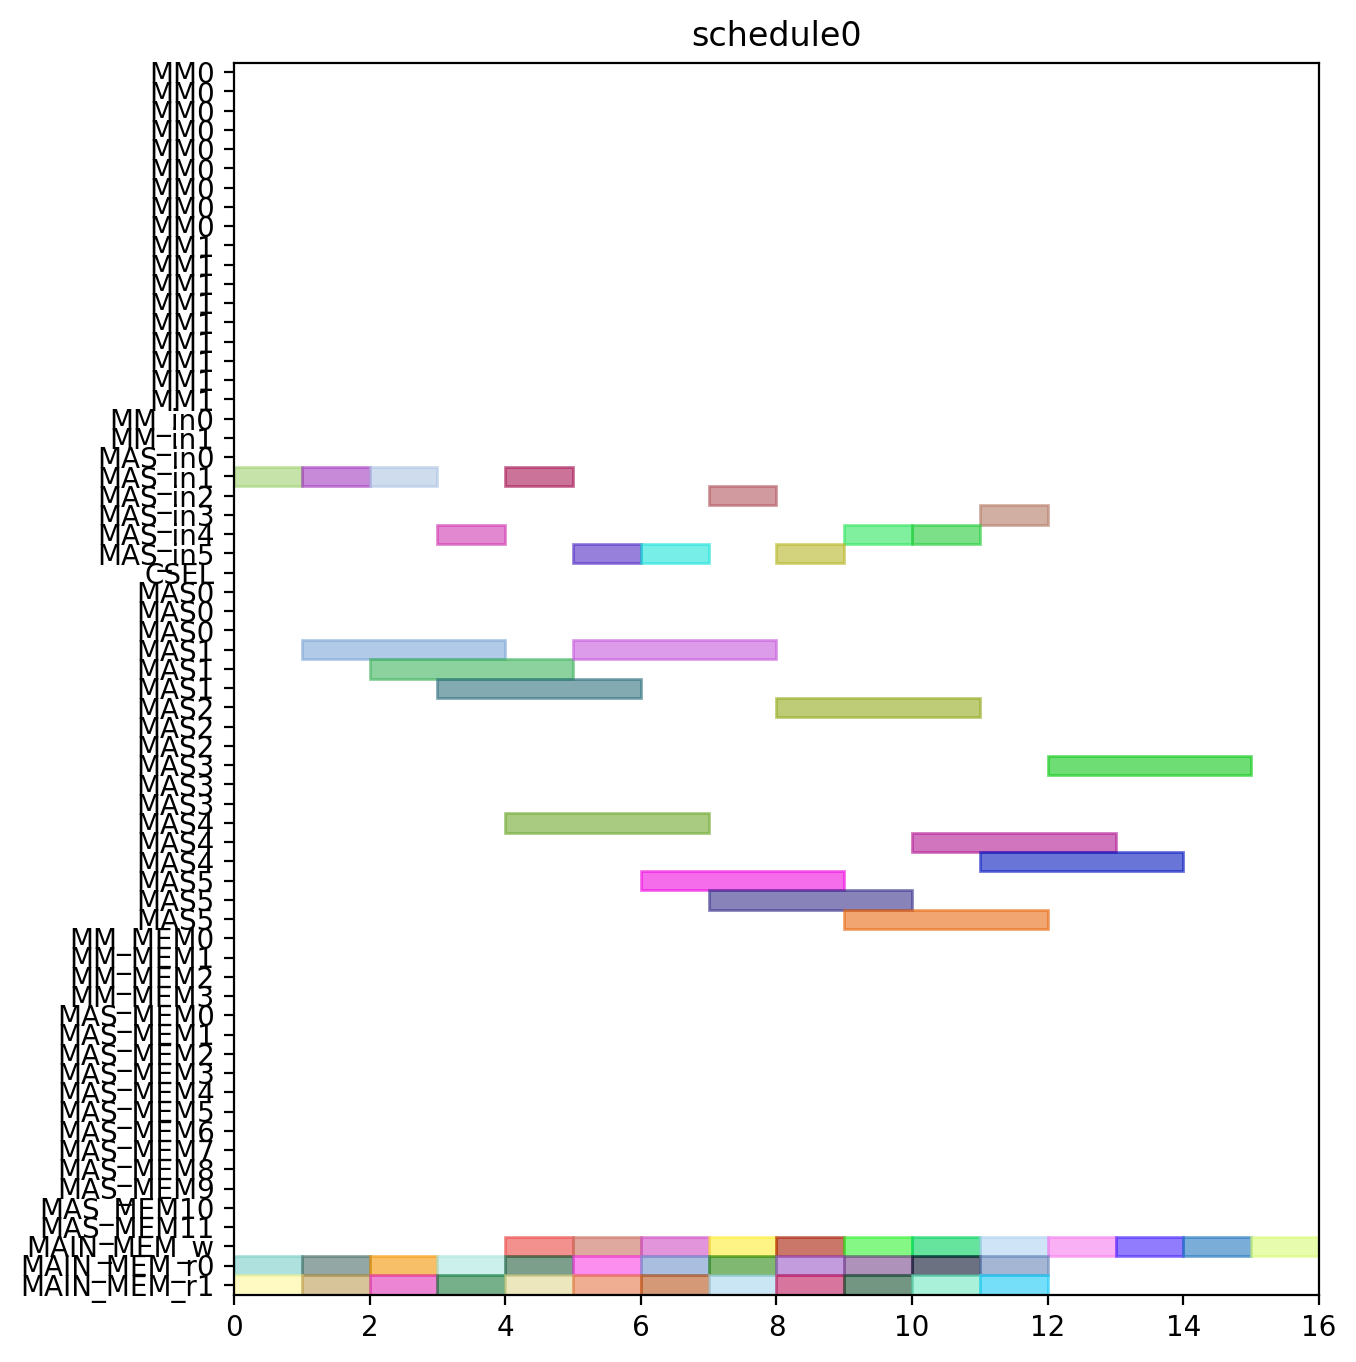

Reproduce this figure in Python.
from pyschedule import Scenario, solvers, plotters, alt


def solve():
	horizon = 120
	S = Scenario("schedule0", horizon=horizon)

	# resource
	MM = S.Resources('MM', num=2, size=9)
	MM_in = S.Resources('MM_in', num=2)
	MAS_in = S.Resources('MAS_in', num=6)
	CSEL = S.Resource('CSEL')
	MAS = S.Resources('MAS', num=6, size=3, periods=range(1, horizon))
	MM_MEM = S.Resources('MM_MEM', num=4)
	MAS_MEM = S.Resources('MAS_MEM', num=12)
	MAIN_MEM_w = S.Resource('MAIN_MEM_w', size=1)
	MAIN_MEM_r = S.Resources('MAIN_MEM_r', num=2)

	# result of previous scheduling

	# new tasks
	c000 = S.Task('c000', length=3, delay_cost=1)
	c000 += alt(MAS)
	c000_in = S.Task('c000_in', length=1, delay_cost=1)
	c000_in += alt(MAS_in)
	S += c000_in*MAS_in[0]<=c000*MAS[0]

	S += c000_in*MAS_in[1]<=c000*MAS[1]

	S += c000_in*MAS_in[2]<=c000*MAS[2]

	S += c000_in*MAS_in[3]<=c000*MAS[3]

	S += c000_in*MAS_in[4]<=c000*MAS[4]

	S += c000_in*MAS_in[5]<=c000*MAS[5]

	S += 0<c000

	c000_w = S.Task('c000_w', length=1, delay_cost=1)
	c000_w += alt(MAIN_MEM_w)
	S += c000 <= c000_w

	c000_mem0 = S.Task('c000_mem0', length=1, delay_cost=1)
	c000_mem0 += MAIN_MEM_r[0]
	S += c000_mem0 <= c000

	c000_mem1 = S.Task('c000_mem1', length=1, delay_cost=1)
	c000_mem1 += MAIN_MEM_r[1]
	S += c000_mem1 <= c000

	c001 = S.Task('c001', length=3, delay_cost=1)
	c001 += alt(MAS)
	c001_in = S.Task('c001_in', length=1, delay_cost=1)
	c001_in += alt(MAS_in)
	S += c001_in*MAS_in[0]<=c001*MAS[0]

	S += c001_in*MAS_in[1]<=c001*MAS[1]

	S += c001_in*MAS_in[2]<=c001*MAS[2]

	S += c001_in*MAS_in[3]<=c001*MAS[3]

	S += c001_in*MAS_in[4]<=c001*MAS[4]

	S += c001_in*MAS_in[5]<=c001*MAS[5]

	S += 0<c001

	c001_w = S.Task('c001_w', length=1, delay_cost=1)
	c001_w += alt(MAIN_MEM_w)
	S += c001 <= c001_w

	c001_mem0 = S.Task('c001_mem0', length=1, delay_cost=1)
	c001_mem0 += MAIN_MEM_r[0]
	S += c001_mem0 <= c001

	c001_mem1 = S.Task('c001_mem1', length=1, delay_cost=1)
	c001_mem1 += MAIN_MEM_r[1]
	S += c001_mem1 <= c001

	c010 = S.Task('c010', length=3, delay_cost=1)
	c010 += alt(MAS)
	c010_in = S.Task('c010_in', length=1, delay_cost=1)
	c010_in += alt(MAS_in)
	S += c010_in*MAS_in[0]<=c010*MAS[0]

	S += c010_in*MAS_in[1]<=c010*MAS[1]

	S += c010_in*MAS_in[2]<=c010*MAS[2]

	S += c010_in*MAS_in[3]<=c010*MAS[3]

	S += c010_in*MAS_in[4]<=c010*MAS[4]

	S += c010_in*MAS_in[5]<=c010*MAS[5]

	S += 0<c010

	c010_w = S.Task('c010_w', length=1, delay_cost=1)
	c010_w += alt(MAIN_MEM_w)
	S += c010 <= c010_w

	c010_mem0 = S.Task('c010_mem0', length=1, delay_cost=1)
	c010_mem0 += MAIN_MEM_r[0]
	S += c010_mem0 <= c010

	c010_mem1 = S.Task('c010_mem1', length=1, delay_cost=1)
	c010_mem1 += MAIN_MEM_r[1]
	S += c010_mem1 <= c010

	c011 = S.Task('c011', length=3, delay_cost=1)
	c011 += alt(MAS)
	c011_in = S.Task('c011_in', length=1, delay_cost=1)
	c011_in += alt(MAS_in)
	S += c011_in*MAS_in[0]<=c011*MAS[0]

	S += c011_in*MAS_in[1]<=c011*MAS[1]

	S += c011_in*MAS_in[2]<=c011*MAS[2]

	S += c011_in*MAS_in[3]<=c011*MAS[3]

	S += c011_in*MAS_in[4]<=c011*MAS[4]

	S += c011_in*MAS_in[5]<=c011*MAS[5]

	S += 0<c011

	c011_w = S.Task('c011_w', length=1, delay_cost=1)
	c011_w += alt(MAIN_MEM_w)
	S += c011 <= c011_w

	c011_mem0 = S.Task('c011_mem0', length=1, delay_cost=1)
	c011_mem0 += MAIN_MEM_r[0]
	S += c011_mem0 <= c011

	c011_mem1 = S.Task('c011_mem1', length=1, delay_cost=1)
	c011_mem1 += MAIN_MEM_r[1]
	S += c011_mem1 <= c011

	c100 = S.Task('c100', length=3, delay_cost=1)
	c100 += alt(MAS)
	c100_in = S.Task('c100_in', length=1, delay_cost=1)
	c100_in += alt(MAS_in)
	S += c100_in*MAS_in[0]<=c100*MAS[0]

	S += c100_in*MAS_in[1]<=c100*MAS[1]

	S += c100_in*MAS_in[2]<=c100*MAS[2]

	S += c100_in*MAS_in[3]<=c100*MAS[3]

	S += c100_in*MAS_in[4]<=c100*MAS[4]

	S += c100_in*MAS_in[5]<=c100*MAS[5]

	S += 0<c100

	c100_w = S.Task('c100_w', length=1, delay_cost=1)
	c100_w += alt(MAIN_MEM_w)
	S += c100 <= c100_w

	c100_mem0 = S.Task('c100_mem0', length=1, delay_cost=1)
	c100_mem0 += MAIN_MEM_r[0]
	S += c100_mem0 <= c100

	c100_mem1 = S.Task('c100_mem1', length=1, delay_cost=1)
	c100_mem1 += MAIN_MEM_r[1]
	S += c100_mem1 <= c100

	c101 = S.Task('c101', length=3, delay_cost=1)
	c101 += alt(MAS)
	c101_in = S.Task('c101_in', length=1, delay_cost=1)
	c101_in += alt(MAS_in)
	S += c101_in*MAS_in[0]<=c101*MAS[0]

	S += c101_in*MAS_in[1]<=c101*MAS[1]

	S += c101_in*MAS_in[2]<=c101*MAS[2]

	S += c101_in*MAS_in[3]<=c101*MAS[3]

	S += c101_in*MAS_in[4]<=c101*MAS[4]

	S += c101_in*MAS_in[5]<=c101*MAS[5]

	S += 0<c101

	c101_w = S.Task('c101_w', length=1, delay_cost=1)
	c101_w += alt(MAIN_MEM_w)
	S += c101 <= c101_w

	c101_mem0 = S.Task('c101_mem0', length=1, delay_cost=1)
	c101_mem0 += MAIN_MEM_r[0]
	S += c101_mem0 <= c101

	c101_mem1 = S.Task('c101_mem1', length=1, delay_cost=1)
	c101_mem1 += MAIN_MEM_r[1]
	S += c101_mem1 <= c101

	c110 = S.Task('c110', length=3, delay_cost=1)
	c110 += alt(MAS)
	c110_in = S.Task('c110_in', length=1, delay_cost=1)
	c110_in += alt(MAS_in)
	S += c110_in*MAS_in[0]<=c110*MAS[0]

	S += c110_in*MAS_in[1]<=c110*MAS[1]

	S += c110_in*MAS_in[2]<=c110*MAS[2]

	S += c110_in*MAS_in[3]<=c110*MAS[3]

	S += c110_in*MAS_in[4]<=c110*MAS[4]

	S += c110_in*MAS_in[5]<=c110*MAS[5]

	S += 0<c110

	c110_w = S.Task('c110_w', length=1, delay_cost=1)
	c110_w += alt(MAIN_MEM_w)
	S += c110 <= c110_w

	c110_mem0 = S.Task('c110_mem0', length=1, delay_cost=1)
	c110_mem0 += MAIN_MEM_r[0]
	S += c110_mem0 <= c110

	c110_mem1 = S.Task('c110_mem1', length=1, delay_cost=1)
	c110_mem1 += MAIN_MEM_r[1]
	S += c110_mem1 <= c110

	c111 = S.Task('c111', length=3, delay_cost=1)
	c111 += alt(MAS)
	c111_in = S.Task('c111_in', length=1, delay_cost=1)
	c111_in += alt(MAS_in)
	S += c111_in*MAS_in[0]<=c111*MAS[0]

	S += c111_in*MAS_in[1]<=c111*MAS[1]

	S += c111_in*MAS_in[2]<=c111*MAS[2]

	S += c111_in*MAS_in[3]<=c111*MAS[3]

	S += c111_in*MAS_in[4]<=c111*MAS[4]

	S += c111_in*MAS_in[5]<=c111*MAS[5]

	S += 0<c111

	c111_w = S.Task('c111_w', length=1, delay_cost=1)
	c111_w += alt(MAIN_MEM_w)
	S += c111 <= c111_w

	c111_mem0 = S.Task('c111_mem0', length=1, delay_cost=1)
	c111_mem0 += MAIN_MEM_r[0]
	S += c111_mem0 <= c111

	c111_mem1 = S.Task('c111_mem1', length=1, delay_cost=1)
	c111_mem1 += MAIN_MEM_r[1]
	S += c111_mem1 <= c111

	c200 = S.Task('c200', length=3, delay_cost=1)
	c200 += alt(MAS)
	c200_in = S.Task('c200_in', length=1, delay_cost=1)
	c200_in += alt(MAS_in)
	S += c200_in*MAS_in[0]<=c200*MAS[0]

	S += c200_in*MAS_in[1]<=c200*MAS[1]

	S += c200_in*MAS_in[2]<=c200*MAS[2]

	S += c200_in*MAS_in[3]<=c200*MAS[3]

	S += c200_in*MAS_in[4]<=c200*MAS[4]

	S += c200_in*MAS_in[5]<=c200*MAS[5]

	S += 0<c200

	c200_w = S.Task('c200_w', length=1, delay_cost=1)
	c200_w += alt(MAIN_MEM_w)
	S += c200 <= c200_w

	c200_mem0 = S.Task('c200_mem0', length=1, delay_cost=1)
	c200_mem0 += MAIN_MEM_r[0]
	S += c200_mem0 <= c200

	c200_mem1 = S.Task('c200_mem1', length=1, delay_cost=1)
	c200_mem1 += MAIN_MEM_r[1]
	S += c200_mem1 <= c200

	c201 = S.Task('c201', length=3, delay_cost=1)
	c201 += alt(MAS)
	c201_in = S.Task('c201_in', length=1, delay_cost=1)
	c201_in += alt(MAS_in)
	S += c201_in*MAS_in[0]<=c201*MAS[0]

	S += c201_in*MAS_in[1]<=c201*MAS[1]

	S += c201_in*MAS_in[2]<=c201*MAS[2]

	S += c201_in*MAS_in[3]<=c201*MAS[3]

	S += c201_in*MAS_in[4]<=c201*MAS[4]

	S += c201_in*MAS_in[5]<=c201*MAS[5]

	S += 0<c201

	c201_w = S.Task('c201_w', length=1, delay_cost=1)
	c201_w += alt(MAIN_MEM_w)
	S += c201 <= c201_w

	c201_mem0 = S.Task('c201_mem0', length=1, delay_cost=1)
	c201_mem0 += MAIN_MEM_r[0]
	S += c201_mem0 <= c201

	c201_mem1 = S.Task('c201_mem1', length=1, delay_cost=1)
	c201_mem1 += MAIN_MEM_r[1]
	S += c201_mem1 <= c201

	c210 = S.Task('c210', length=3, delay_cost=1)
	c210 += alt(MAS)
	c210_in = S.Task('c210_in', length=1, delay_cost=1)
	c210_in += alt(MAS_in)
	S += c210_in*MAS_in[0]<=c210*MAS[0]

	S += c210_in*MAS_in[1]<=c210*MAS[1]

	S += c210_in*MAS_in[2]<=c210*MAS[2]

	S += c210_in*MAS_in[3]<=c210*MAS[3]

	S += c210_in*MAS_in[4]<=c210*MAS[4]

	S += c210_in*MAS_in[5]<=c210*MAS[5]

	S += 0<c210

	c210_w = S.Task('c210_w', length=1, delay_cost=1)
	c210_w += alt(MAIN_MEM_w)
	S += c210 <= c210_w

	c210_mem0 = S.Task('c210_mem0', length=1, delay_cost=1)
	c210_mem0 += MAIN_MEM_r[0]
	S += c210_mem0 <= c210

	c210_mem1 = S.Task('c210_mem1', length=1, delay_cost=1)
	c210_mem1 += MAIN_MEM_r[1]
	S += c210_mem1 <= c210

	c211 = S.Task('c211', length=3, delay_cost=1)
	c211 += alt(MAS)
	c211_in = S.Task('c211_in', length=1, delay_cost=1)
	c211_in += alt(MAS_in)
	S += c211_in*MAS_in[0]<=c211*MAS[0]

	S += c211_in*MAS_in[1]<=c211*MAS[1]

	S += c211_in*MAS_in[2]<=c211*MAS[2]

	S += c211_in*MAS_in[3]<=c211*MAS[3]

	S += c211_in*MAS_in[4]<=c211*MAS[4]

	S += c211_in*MAS_in[5]<=c211*MAS[5]

	S += 0<c211

	c211_w = S.Task('c211_w', length=1, delay_cost=1)
	c211_w += alt(MAIN_MEM_w)
	S += c211 <= c211_w

	c211_mem0 = S.Task('c211_mem0', length=1, delay_cost=1)
	c211_mem0 += MAIN_MEM_r[0]
	S += c211_mem0 <= c211

	c211_mem1 = S.Task('c211_mem1', length=1, delay_cost=1)
	c211_mem1 += MAIN_MEM_r[1]
	S += c211_mem1 <= c211

	solvers.mip.solve(S,msg=1,kind='CPLEX',ratio_gap=1.01)

	solution = [['hoge']*len(S.solution()[1]) for i in range(len(S.solution()))]
	for i in range(len(S.solution())):
		for j in range(len(S.solution()[i])):
			solution[i][j]=str(S.solution()[i][j])
	print(solution)

	cycles = int(solution[-1][3])

	pic_file_name = "/mnt/rose/usr1/fukuda/ABE/multiRAM_multiMAS_16mux/scheduling_result/stage9MM2_stage3MAS6/CONJ/schedule0.png"
	if(S.solution() != []):
		plotters.matplotlib.plot(S,img_filename=pic_file_name, show_task_labels=False, fig_size=(cycles*0.25+3, 8))

	return solution
